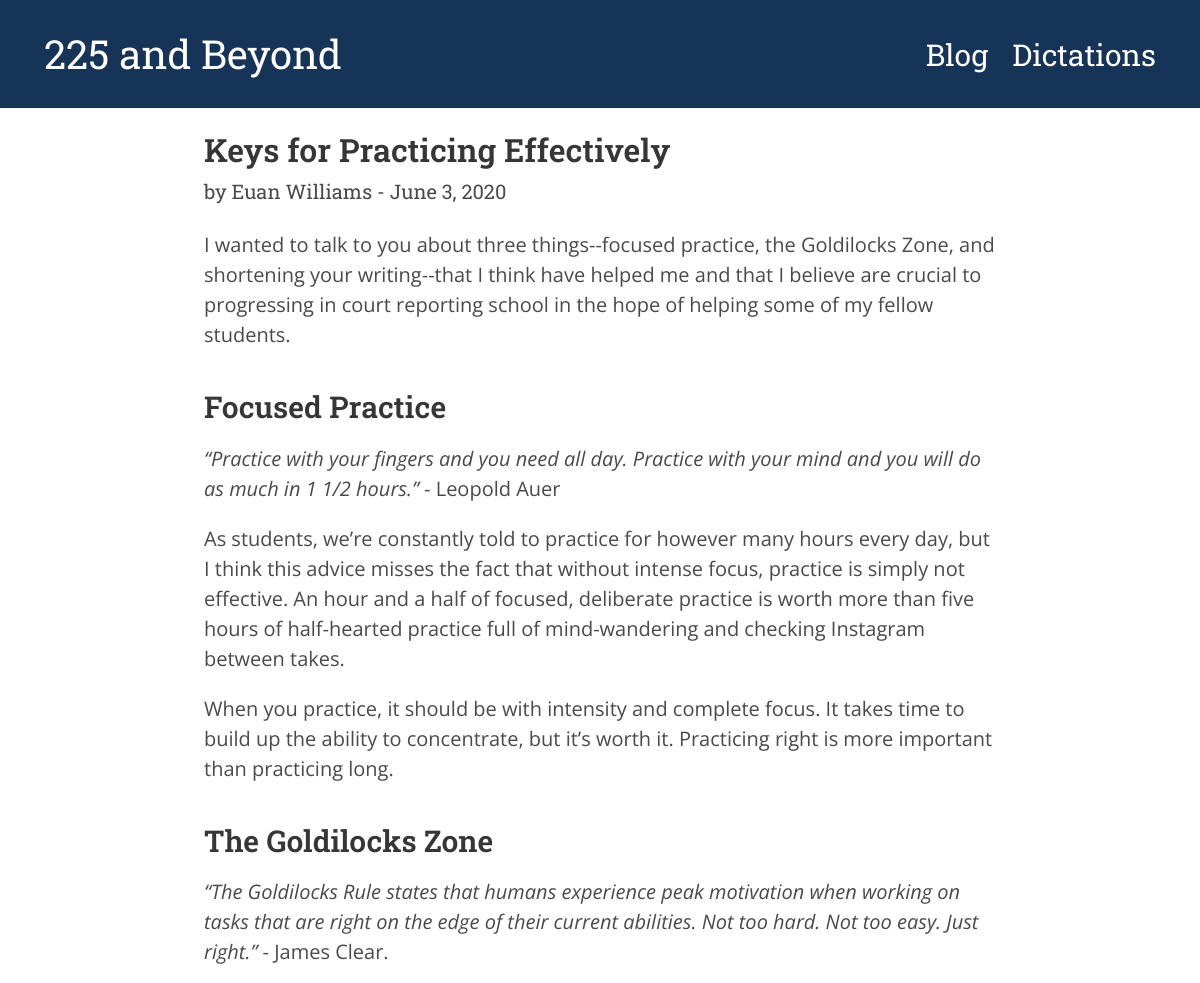
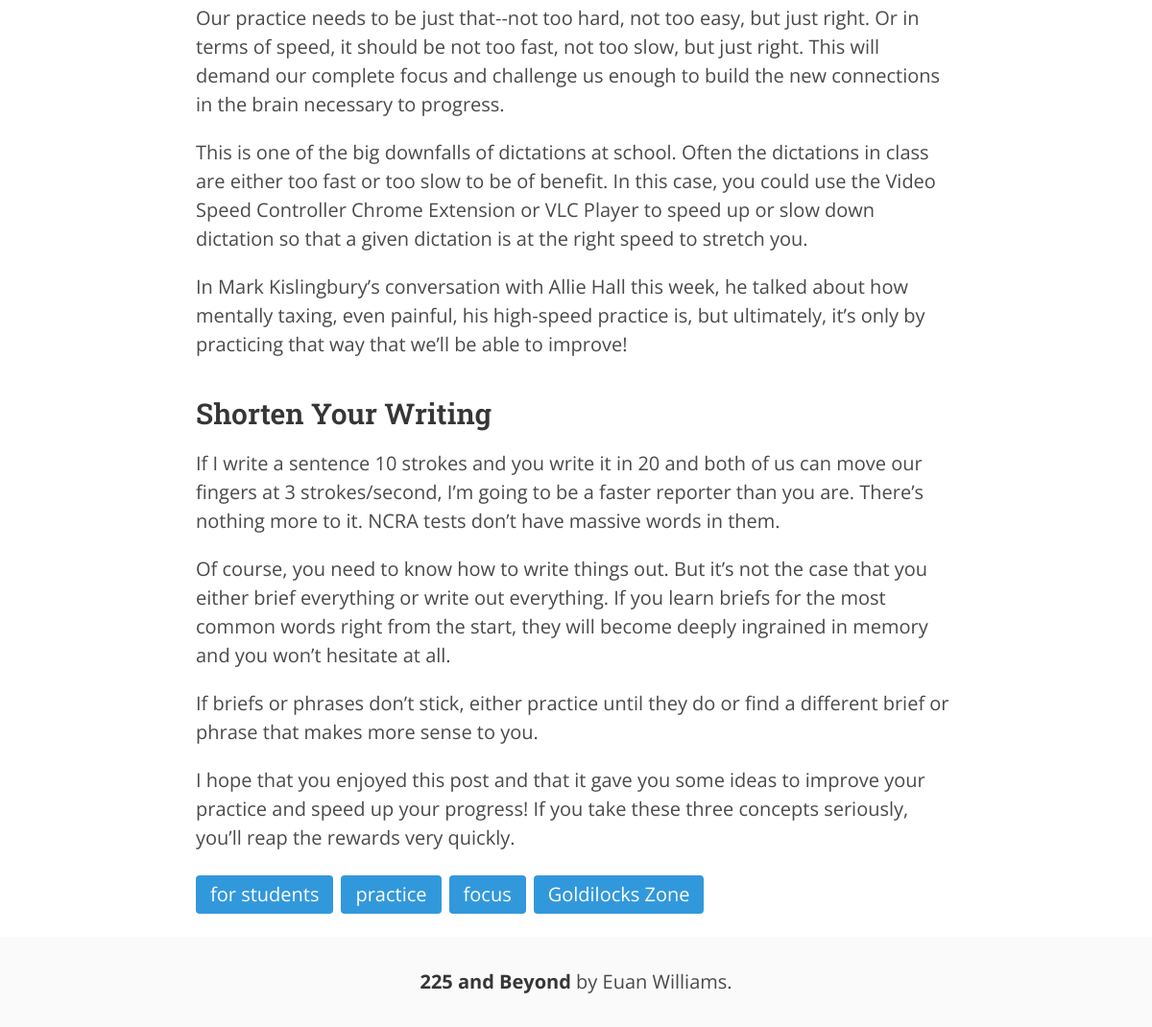
Screenshot of /blog/keys-for-practicing-effectively with the database file from the repository (2 pictures, top to bottom).
### blog/models.py (models this page shows, shortened)
class Post(models.Model):
    slug = models.SlugField(unique=True)
    author = models.ForeignKey(settings.AUTH_USER_MODEL, on_delete=models.SET_NULL, null=True)
    title = models.CharField(max_length=200)
    created_date = models.DateTimeField(default=timezone.now)
    published_date = models.DateTimeField(blank=True, null=True)
    text = models.TextField()
    tags = TaggableManager()

### blog/views.py (the view)
# urls.py: path('blog/<slug:slug>', blog_views.post_view, name='blogpost_view'),
def post_view(request, slug):
    post = Post.objects.get(slug=slug)
    return render(request, 'post.html', {'post':post})

### templates/post.html
{% extends "base.html" %}
{% block content %}
<div class="columns is-centered is-mobile">
    <div class="column is-8-tablet is-four-fifths-mobile blog-container">
        <div id="post-title-container">
            <h2 class="title">{{ post.title}}<h3>by Euan Williams - {{ post.created_date|date}}</h2>
        </div>
        <div class="content">
            {{ post.text|safe}}
        </div>
        <div class="is-spaced tags are-medium">
            {% for tag in post.tags.all %}
                <span class="tag is-info is-large">{{tag}}</span>
            {% endfor %}
        </div>
    </div>
</div>
{% endblock %}

### rows the page displays
Post: title "Keys for Practicing Effectively", created_date "June 3, 2020", text "I wanted to talk to you about three things--focused practice, the Goldilocks Zone, and shortening your writing--that I think have helped me and that I believe are crucial to progressing in court reporting school in the hope of helping some of my fellow students. Focused Practice “Practice with your fingers and you need all day. Practice with your mind and you will do as much in 1 1/2 hours.” - Leopold Auer As students, we’re constantly told to practice for however many hours every day, but I think this advice misses the fact that without intense focus, practice is simply not effective. An hour and a half of focused, deliberate practice is worth more than five hours of half-hearted practice…"
Tag: name "for students"
Tag: name "practice"
Tag: name "focus"
Tag: name "Goldilocks Zone"
